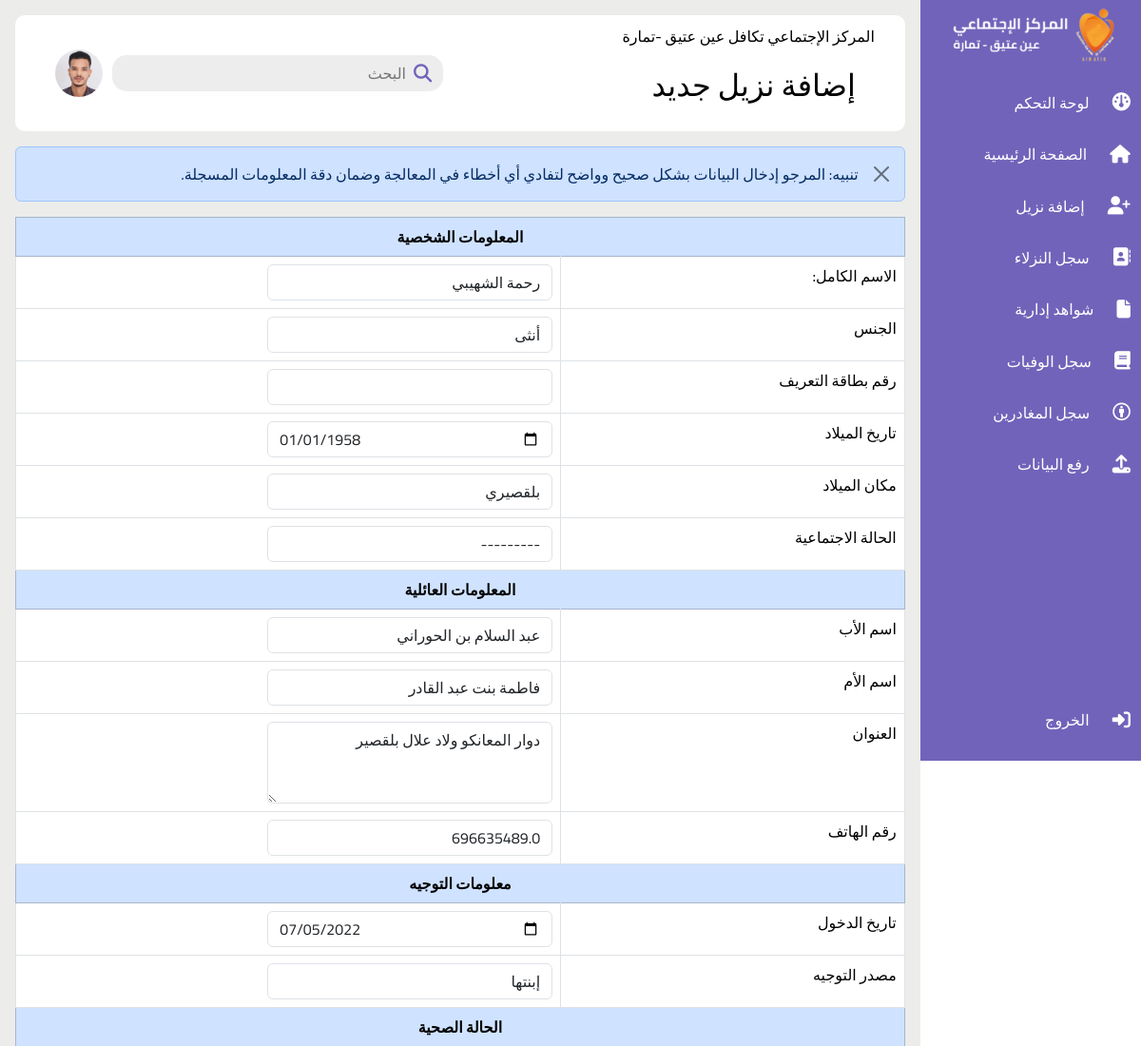
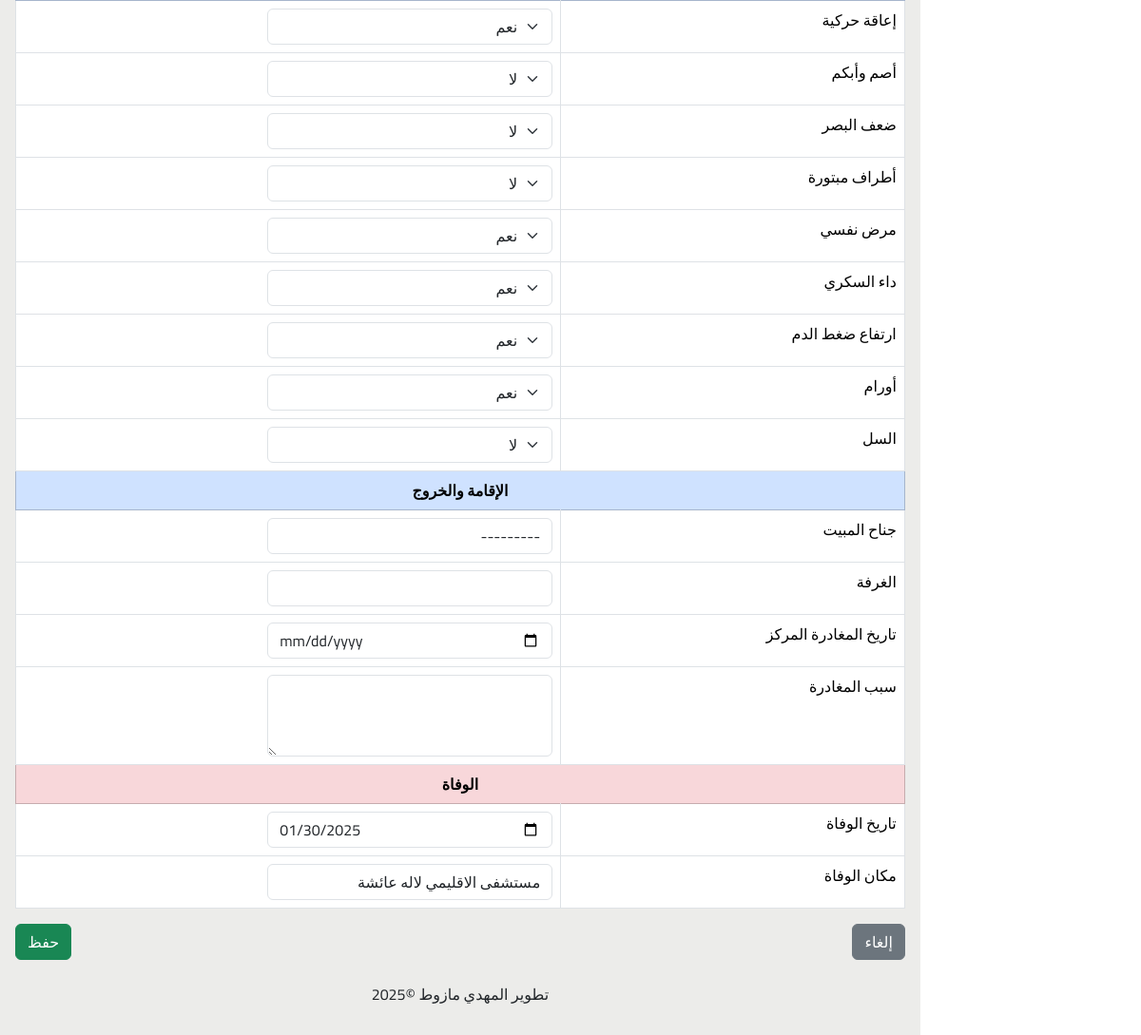
Page /42/edit/ (signed in) on the committed database (2 pictures, top to bottom).
### Gestion/models.py (models this page shows, shortened)
class Patient(models.Model):
    nom_prenom = models.CharField(max_length=255, null=False, blank=False)
    sexe = models.CharField(max_length=10, choices=[('ذكر', 'ذكر'), ('أنثى', 'أنثى')], null=True, blank=True)
    date_entree = models.DateField(null=True, blank=True)
    source_orientation = models.CharField(max_length=255, null=False, blank=False)
    Cin = models.CharField(max_length=50, blank=True, null=True)
    date_naissance = models.DateField(blank=True, null=True)
    lieu_naissance = models.CharField(max_length=255, blank=True, null=True)
    etat_matrimonial_choices = [
        ('عازب', 'عازب'),
        ('متزوج', 'متزوج'),
        ('مطلق', 'مطلق'),
        ('أرمل', 'أرمل')
    ]
    etat_matrimonial = models.CharField(max_length=50, choices=etat_matrimonial_choices, blank=True, null=True)
    adresse = models.TextField(blank=True, null=True)
    nom_pere = models.CharField(max_length=255, blank=True, null=True)
    nom_mere = models.CharField(max_length=255, blank=True, null=True)
    telephone = models.CharField(max_length=20, blank=True, null=True)
    raison_direction = models.TextField(blank=True, null=True) #سبب توجيه
    SUITE_COUCHAGE_CHOICES = [
        ('جناح الرجال', 'جناح الرجال'),
        ('جناح النساء', 'جناح النساء'),
        ('البنايات الجديدة رجال', 'البنايات الجديدة رجال'),
        ('العمارات', 'العمارات'),
    ]
    suite_couchage = models.CharField(
        max_length=100,
        choices=SUITE_COUCHAGE_CHOICES,
        blank=True,
        null=True
    )#مكان المبيت
    chambre = models.CharField(max_length=50, blank=True, null=True)
    date_sortie = models.DateField(blank=True, null=True)
    raison_depart = models.TextField(blank=True, null=True)
    son_compagnon = models.CharField(max_length=255, blank=True, null=True)#مرافق للمغادر
    date_deces = models.DateField(blank=True, null=True)
    lieu_deces = models.CharField(max_length=255, blank=True, null=True)
    CHOICES = [
        ('نعم', 'نعم'),
        ('لا', 'لا'),
    ]
    handicap_moteur = models.CharField(max_length=3, choices=CHOICES, default='لا')
    sourd_muet = models.CharField(max_length=3, choices=CHOICES, default='لا')
    deficience_visuelle = models.CharField(max_length=3, choices=CHOICES, default='لا')
    membres_amputes = models.CharField(max_length=3, choices=CHOICES, default='لا')
    maladie_mentale = models.CharField(max_length=3, choices=CHOICES, default='لا')
    diabete = models.CharField(max_length=3, choices=CHOICES, default='لا')
    pression_arterielle = models.CharField(max_length=3, choices=CHOICES, default='لا')
    tumeurs = models.CharField(max_length=3, choices=CHOICES, default='لا')
    tuberculose = models.CharField(max_length=3, choices=CHOICES, default='لا')

### Gestion/views.py (the view)
# urls.py: path('<int:id>/edit/', views.Patient_Update, name='edit_patient'),  # تعديل مريض
@login_required
def Patient_Update(request, id):
    patient = get_object_or_404(Patient, id=id)
    if request.method == 'POST':
        form = PatientForm(request.POST, instance=patient)
        if form.is_valid():
            form.save()
            return redirect('patient_detail', id=patient.id)
    else:
        form = PatientForm(instance=patient)
    return render(request, 'patients/form.html', {'form': form})

### templates/patients/form.html (shortened to what this page needs)
{% extends 'base.html' %}
{% block TitlePage %}إضافة نزيل جديد{% endblock %}
{% block content %}
    <div class="add">
        <div class="card-body">
            <div class="alert alert-primary alert-dismissible fade show" role="alert">
                <div>
                   تنبيه:
                   المرجو إدخال البيانات بشكل صحيح وواضح لتفادي أي أخطاء في المعالجة وضمان دقة المعلومات المسجلة.
                   <button type="button" class="btn-close" data-bs-dismiss="alert" aria-label="Close"></button>
            </div>            </div>
            <form method="post">
                <table class="table table-bordered">
                    <tr class="table-primary">
                        <th colspan="2" class="text-center"> المعلومات الشخصية</th>
                    </tr>
                    <tr>
                        <td>الاسم الكامل:</td>
                        <td>{{ form.nom_prenom }}</td>
                    </tr>
                    <tr>
                        <td>الجنس</td>
                        <td>{{ form.sexe }}</td>
                    </tr>
                    <tr>
                        <td>رقم بطاقة التعريف</td>
                        <td>{{ form.Cin }}</td>
                    </tr>
                    <tr>
                        <td>تاريخ الميلاد</td>
                        <td>{{ form.date_naissance }}</td>
                    </tr>
                    <tr>
                        <td>مكان الميلاد</td>
                        <td>{{ form.lieu_naissance }}</td>
                    </tr>
                    <tr>
                        <td>الحالة الاجتماعية</td>
                        <td>{{ form.etat_matrimonial }}</td>
                    </tr>
                    <tr class="table-primary">
                        <th colspan="2" class="text-center">المعلومات العائلية</th>
                    </tr>
                    <tr>
                        <td>اسم الأب</td>
                        <td>{{ form.nom_pere }}</td>
                    </tr>
                    <tr>
                        <td>اسم الأم</td>
                        <td>{{ form.nom_mere }}</td>
                    </tr>
                    <tr>
                        <td>العنوان</td>
                        <td>{{ form.adresse }}</td>
                    </tr>
                    <tr>
                        <td>رقم الهاتف</td>
                        <td>{{ form.telephone }}</td>
                    </tr>
                    <tr class="table-primary">
                        <th colspan="2" class="text-center">معلومات التوجيه</th>
                    </tr>
                    <tr>
                        <td>تاريخ الدخول</td>
                        <td>{{ form.date_entree }}</td>
                    </tr>
                    <tr>
                        <td>مصدر التوجيه</td>
                        <td>{{ form.source_orientation }}</td>
                    </tr>
                    <tr class="table-primary">
                        <th colspan="2" class="text-center">الحالة الصحية</th>
                    </tr>
                    <tr>
                                <td><label>إعاقة حركية</label></td>
                                <td>{{ form.handicap_moteur }}</td>
                            </tr>
                            <tr>
                                <td><label>أصم وأبكم</label></td>
                                <td>{{ form.sourd_muet }}</td>
                            </tr>
                            <tr>
                                <td><label>ضعف البصر</label></td>
                                <td>{{ form.deficience_visuelle }}</td>
                            </tr>
                            <tr>
                                <td><label>أطراف مبتورة</label></td>
                                <td>{{ form.membres_amputes }}</td>
                            </tr>
                            <tr>
                                <td><label>مرض نفسي</label></td>
                                <td>{{ form.maladie_mentale }}</td>
                            </tr>
                            <tr>
                                <td><label>داء السكري</label></td>
                                <td>{{ form.diabete }}</td>
                            </tr>
                            <tr>
                                <td><label>ارتفاع ضغط الدم</label></td>
                                <td>{{ form.pression_arterielle }}</td>
                            </tr>
                            <tr>
                                <td><label>أورام</label></td>
                                <td>{{ form.tumeurs }}</td>
                            </tr>
                            <tr>
                                <td><label>السل</label></td>
                                <td>{{ form.tuberculose }}</td>
                            </tr>
                    <tr class="table-primary">
                        <th colspan="2" class="text-center"> الإقامة والخروج</th>
                    </tr>
                    <tr>
                        <td>جناح المبيت</td>
                        <td>{{ form.suite_couchage }}</td>
                    </tr>
                    <tr>
                        <td>الغرفة</td>
                        <td>{{ form.chambre }}</td>
                    </tr>
                    <tr>
                        <td>تاريخ المغادرة المركز</td>
                        <td>{{ form.date_sortie }}</td>
                    </tr>
                    <tr>
                        <td>سبب المغادرة</td>
                        <td>{{ form.raison_depart }}</td>
                    </tr>
                    <tr class="table-danger text-center" >
                        <th colspan="2"> الوفاة</th>
                    </tr>
                    <tr>
                        <td>تاريخ الوفاة</td>
                        <td>{{ form.date_deces }}</td>
                    </tr>
                    <tr>
                        <td>مكان الوفاة</td>
                        <td>{{ form.lieu_deces }}</td>
                    </tr>
                </table>
                <div class="d-flex justify-content-between">
                    <a href="{% url 'index' %}" class="btn btn-secondary">إلغاء</a>
                    <button type="submit" class="btn btn-success">حفظ</button>
                </div>
            </form>
        </div>
    </div>
{% endblock %}

### static/style/style.css (style rules this page uses)
body { font-family: 'Cairo','Almarai', sans-serif; }
* { margin: 0; padding: 0; border: none; outline: none; box-sizing: border-box; font-family: Cairo , Almarai; }
body { display: flex; }

### templates/patients/form.html (style rules this page uses)
table td { width: 200px; }
input, select, textarea { width: 300px !important; padding: 3px; }

### rows in the picture
Patient: nom_prenom "رحمة الشهيبي", sexe "أنثى", date_naissance "01/01/1958", lieu_naissance "بلقصيري", etat_matrimonial "---------", nom_pere "عبد السلام بن الحوراني", nom_mere "فاطمة بنت عبد القادر", adresse "دوار المعانكو ولاد علال بلقصير", telephone "696635489.0", date_entree "07/05/2022", source_orientation "إبنتها", handicap_moteur "نعم", sourd_muet "لا", deficience_visuelle "لا", membres_amputes "لا", maladie_mentale "نعم", diabete "نعم", pression_arterielle "نعم", tumeurs "نعم", tuberculose "لا", suite_couchage "---------", date_deces "01/30/2025", lieu_deces "مستشفى الاقليمي لاله عائشة"
